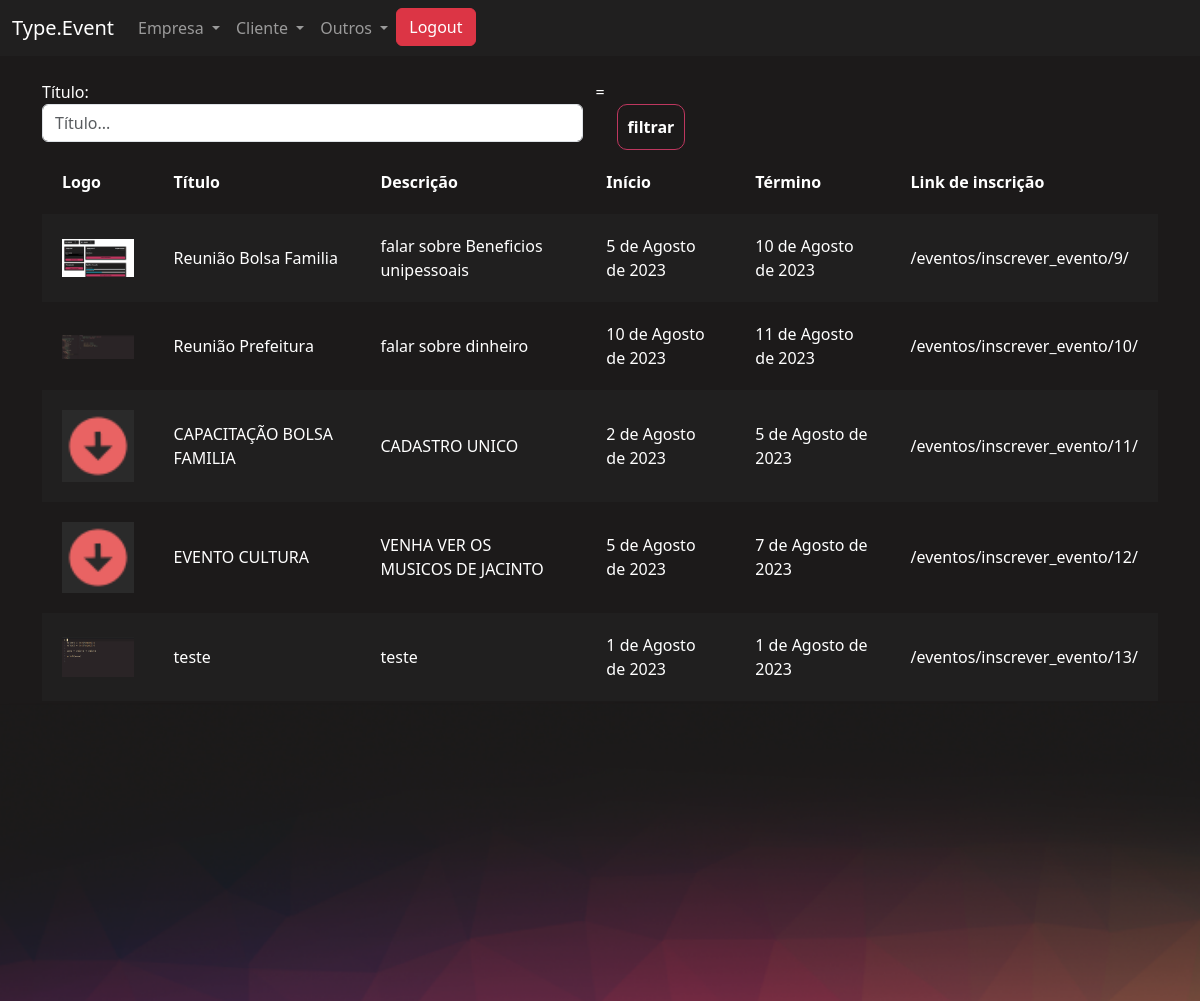
The app's page /eventos/gerenciar_evento/ (signed in), older data.
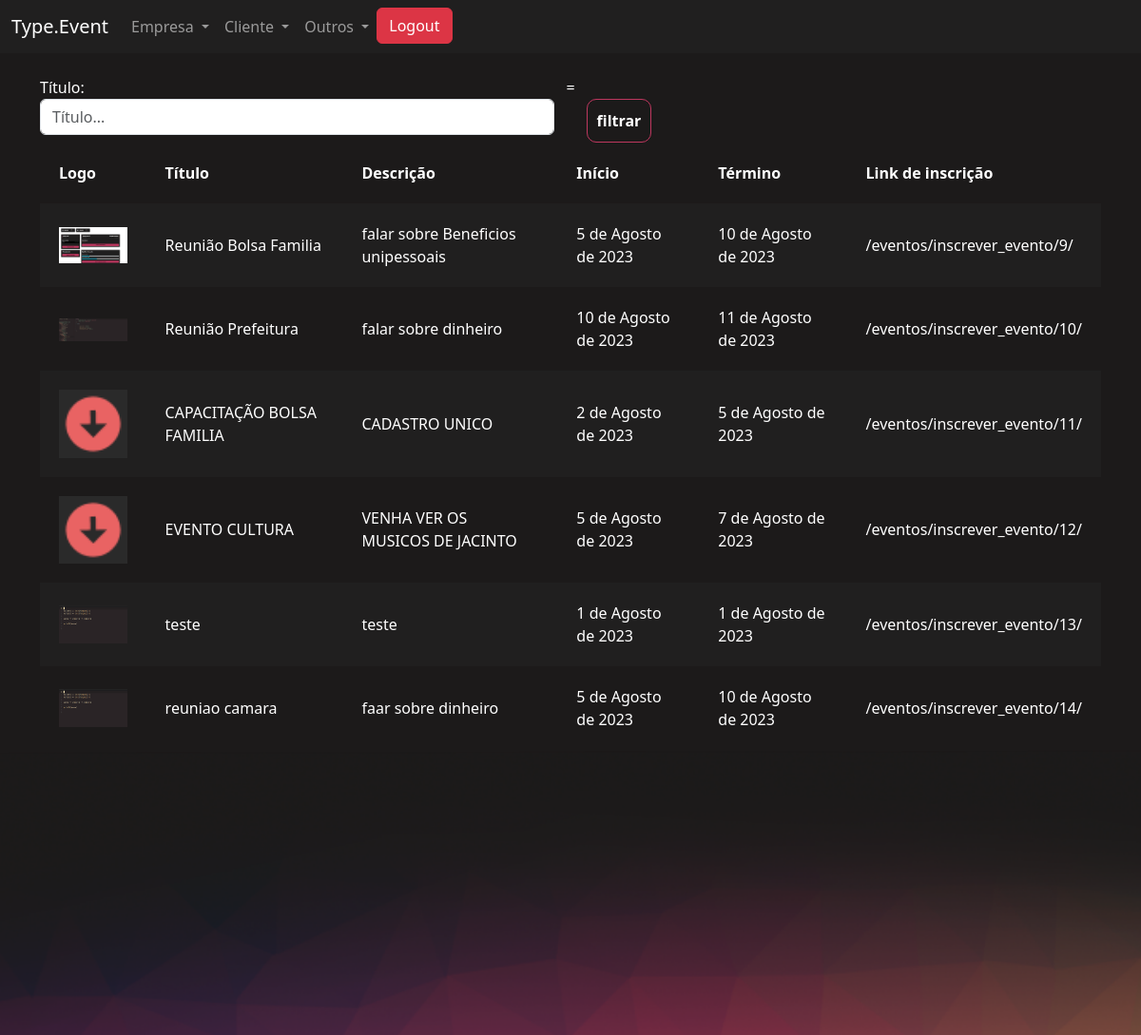
The same page, newer data.
### eventos/models.py (models this page shows, shortened)
class Evento(models.Model):
    criador = models.ForeignKey(User, on_delete=models.DO_NOTHING, null=True, blank=True)
    nome = models.CharField(max_length=200)
    descricao = models.TextField()
    data_inicio = models.DateField()
    data_termino = models.DateField()
    carga_horaria = models.IntegerField()
    logo = models.ImageField(upload_to="logos")
    participantes = models.ManyToManyField(User, related_name="evento_participante", null=True, blank=True)
    cor_principal = models.CharField(max_length=7)
    cor_secundaria = models.CharField(max_length=7)
    cor_fundo = models.CharField(max_length=7)

### eventos/views.py (the view)
# urls.py: path('gerenciar_evento/', views.gerenciar_evento, name="gerenciar_evento"),
@login_required
def gerenciar_evento(request):
    if request.method == "GET":
        nome = request.GET.get('nome')
        eventos = Evento.objects.filter(criador=request.user)
        if nome:
            eventos = eventos.filter(nome__contains=nome)
        return render(request, 'gerenciar_evento.html', {'eventos':eventos})

### eventos/templates/gerenciar_evento.html (shortened to what this page needs)
{% extends "bases/base_evento.html" %}
{% load static %}
{% block 'importacoes' %}
    <link href="{% static 'evento/css/gerenciar_evento.css' %}" rel="stylesheet">
{% endblock %}
{% block 'conteudo' %}
    <div class="container">
        <br>
        <div class="row">
            <div class="col-md">
                <form action="{% url 'gerenciar_evento' %}" method="GET">
                <label>Título:</label>
                <input type="text" placeholder="Título..." class="form-control" name="nome">
            </div>
=
            <div class="col-md">
                <br>
                <input type="submit" class="btn-principal" value="filtrar">
            </div>
        </div>
        <table>
            <tr>
                <th>Logo</th>
                <th>Título</th>
                <th>Descrição</th>
                <th>Início</th>
                <th>Término</th>
                <th>Link de inscrição</th>
            </tr>
            {% for evento in eventos %}
            <tr class="{% cycle 'linha' 'linha2' %}">
                <td width="10%"><a href="{% url 'participantes_evento' evento.id %}"><img width="100%" src="/media/{{evento.logo}}"></a></td>
                <td>{{evento.nome}}</td>
                <td>{{evento.descricao}}</td>
                <td>{{evento.data_inicio}}</td>
                <td>{{evento.data_termino}}</td>
                <td>{{request.META.HTTP_HOST}}/eventos/inscrever_evento/{{evento.id}}/</td>
            </tr>
            {% endfor %}
        </table>
    </div>
{% endblock %}

### templates/bases/base_evento.html (shortened to what this page needs)
{% extends 'bases/base.html' %}
{% load static %}
{% block 'head' %}
    {% block 'importacoes' %}{% endblock %}
    <link href="{% static 'evento/css/evento.css' %}" rel="stylesheet">
    <link href="{% static 'usuarios/css/usuarios.css' %}" rel="stylesheet">
{% endblock %}
{% block 'body' %}
    <nav class="navbar navbar-expand-lg bg-body-tertiary navbar-color" data-bs-theme="dark">
        <div class="container-fluid">
			<a class="navbar-brand" href="#">Type.Event</a>
            <div class="collapse navbar-collapse" id="navbarNavDropdown">
            <ul class="navbar-nav">
                <li class="nav-item dropdown">
                    <a class="nav-link dropdown-toggle" href="#" role="button" data-bs-toggle="dropdown" aria-expanded="false">
                        Empresa
                    </a>
                </li>
                <li class="nav-item dropdown">
                    <a class="nav-link dropdown-toggle" href="#" role="button" data-bs-toggle="dropdown" aria-expanded="false">
                        Cliente
                    </a>
                </li>
				<li class="nav-item dropdown">
					<a class="nav-link dropdown-toggle" href="#" role"button" data-bs-toggle="dropdown" aria-expanded="false">
						Outros
					</a>
				</li>
				<li class="nav-item dropdown">
					<a href="{% url 'logout' %}"><button class="btn btn-danger">Logout</button></a></a>
				</li>
            </ul>
            </div>
        </div>
    </nav>
    <div style="min-height: 60vh">
        {% block 'conteudo' %}
        {% endblock %}
    </div>
    <div class="fundo-pagina">
    </div>
{% endblock %}

### templates/bases/base.html (shortened to what this page needs)
{% load static %}
<!doctype html>
<html lang="en">
  <head>
    <link href="{% static 'geral/css/base.css' %}" rel="stylesheet">
    <link href="https://cdn.jsdelivr.net/npm/bootstrap@5.3.0-alpha1/dist/css/bootstrap.min.css" rel="stylesheet">
    {% block 'head' %}{% endblock %}
  </head>
  <body>
    {% block 'body' %}{% endblock %}
  </body>
</html>

### templates/static/geral/css/base.css (style rules this page uses)
body { color: white !important; }
:root { --main-color: #201F1F; --dark-color: #1C1A1A; --contrast-color: #BE375F; --differential-color: #ED8554; }

### templates/static/evento/css/gerenciar_evento.css (style rules this page uses)
table { width: 100%; padding: 20px; }
.linha { height: 40px; background-color: var(--main-color); padding: 20px; }
td, th { padding: 20px; }

### templates/static/evento/css/evento.css (style rules this page uses)
.navbar-color { background-color: #201F1F !important; }
body { background-color: #1C1A1A; }
.fundo-pagina { background-image: url('/static/evento/img/fundo_pagina.png'); height: 300px; background-size: cover; }

### templates/static/usuarios/css/usuarios.css (style rules this page uses)
.btn-principal { background-color: transparent; border: 1px solid var(--contrast-color); color: white; padding: 10px; border-radius: 10px; font-weight: bold; }

Row changes from the older to the newer data that the page shows:
added Evento: logo (picture), nome "reuniao camara", descricao "faar sobre dinheiro", data_inicio "5 de Agosto de 2023", data_termino "10 de Agosto de 2023", id "14"
